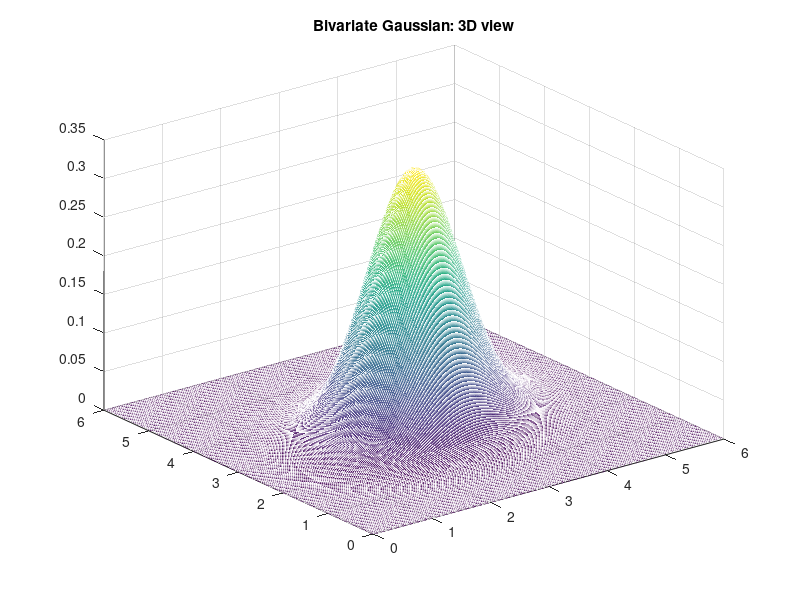
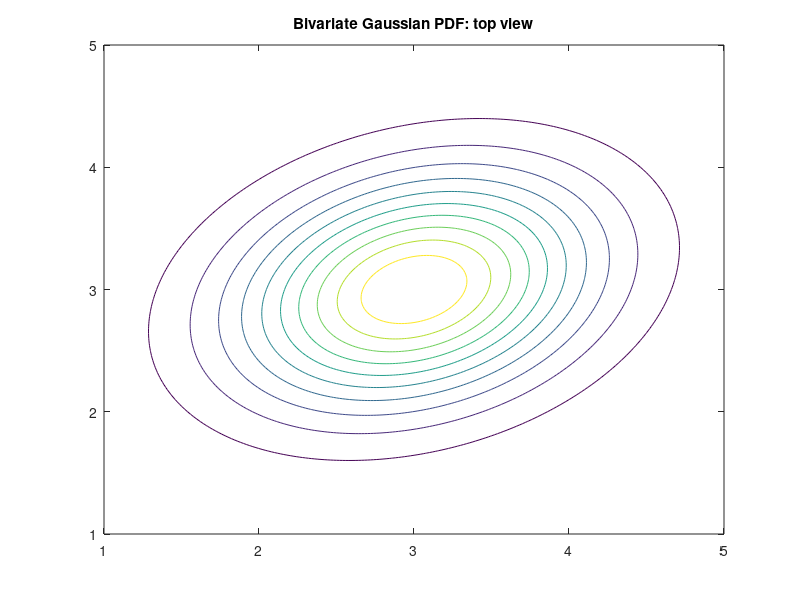

Source code (MATLAB) for these figures, in order:
% Bivariate normal PDF

x1=0:0.02:6;
x2=0:0.02:6;
N=length(x1);
%the PDF
mu1=3; mu2=3;
C=[0.4 0.1;
   0.1 0.6];
D=det(C);
K=1/(2*pi*sqrt(D)); Q=(C(1,1)*C(2,2))/(2*D);

ypdf=zeros(N,N); %space for the PDF
for ni=1:N,
   for nj=1:N,
      aux1=(((x1(ni)-mu1)^2)/C(1,1))+(((x2(nj)-mu2)^2)/C(2,2))...
         -(((x1(ni)-mu1).*(x2(nj)-mu2)/C(1,2)*C(2,1)));
     ypdf(ni,nj)= K*exp(-Q*aux1);
  end;
end;
%display
figure(1)
mesh(x1,x2,ypdf);
title('Bivariate Gaussian: 3D view');
figure(2)
contour(x1,x2,ypdf);
axis([1 5 1 5]);
title('Bivariate Gaussian PDF: top view');
